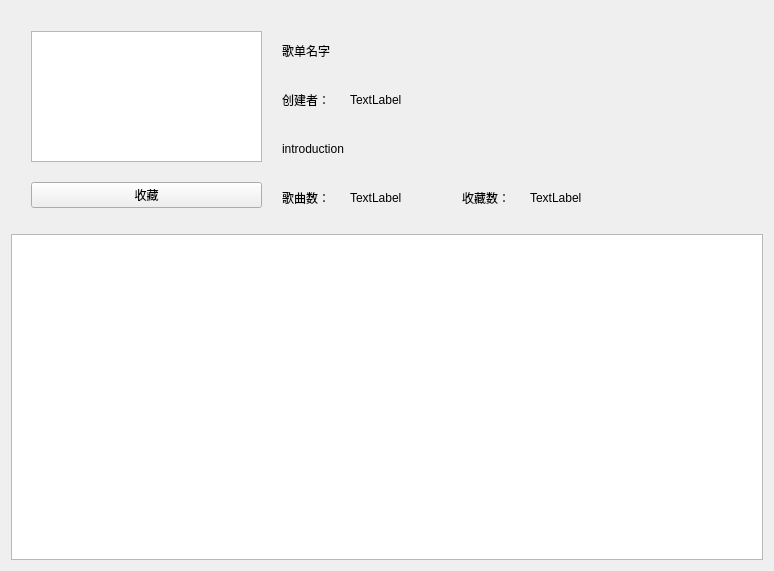
<?xml version="1.0" encoding="UTF-8"?>
<ui version="4.0">
 <class>PlayList</class>
 <widget class="QWidget" name="PlayList">
  <property name="geometry">
   <rect>
    <x>0</x>
    <y>0</y>
    <width>774</width>
    <height>571</height>
   </rect>
  </property>
  <property name="windowTitle">
   <string>Form</string>
  </property>
  <layout class="QVBoxLayout" name="verticalLayout_4">
   <item>
    <layout class="QVBoxLayout" name="verticalLayout_2" stretch="2,3">
     <item>
      <layout class="QHBoxLayout" name="horizontalLayout_3" stretch="1,2">
       <property name="spacing">
        <number>20</number>
       </property>
       <property name="leftMargin">
        <number>20</number>
       </property>
       <property name="topMargin">
        <number>20</number>
       </property>
       <property name="rightMargin">
        <number>20</number>
       </property>
       <property name="bottomMargin">
        <number>20</number>
       </property>
       <item>
        <layout class="QVBoxLayout" name="verticalLayout_8">
         <item>
          <widget class="QGraphicsView" name="graphicsView"/>
         </item>
         <item>
          <widget class="QPushButton" name="pushButton">
           <property name="text">
            <string>收藏</string>
           </property>
          </widget>
         </item>
        </layout>
       </item>
       <item>
        <layout class="QVBoxLayout" name="verticalLayout_5" stretch="3,1,3,1">
         <item>
          <widget class="QLabel" name="label">
           <property name="styleSheet">
            <string notr="true">font: 20pt &quot;微软雅黑&quot;;</string>
           </property>
           <property name="text">
            <string>歌单名字</string>
           </property>
          </widget>
         </item>
         <item>
          <layout class="QHBoxLayout" name="horizontalLayout_6">
           <item>
            <widget class="QLabel" name="label_2">
             <property name="text">
              <string>创建者：</string>
             </property>
            </widget>
           </item>
           <item>
            <widget class="QLabel" name="label_4">
             <property name="text">
              <string>TextLabel</string>
             </property>
            </widget>
           </item>
           <item>
            <spacer name="horizontalSpacer">
             <property name="orientation">
              <enum>Qt::Horizontal</enum>
             </property>
             <property name="sizeHint" stdset="0">
              <size>
               <width>40</width>
               <height>20</height>
              </size>
             </property>
            </spacer>
           </item>
          </layout>
         </item>
         <item>
          <widget class="QLabel" name="label_3">
           <property name="text">
            <string>introduction</string>
           </property>
          </widget>
         </item>
         <item>
          <layout class="QHBoxLayout" name="horizontalLayout_7">
           <item>
            <layout class="QHBoxLayout" name="horizontalLayout_9">
             <item>
              <widget class="QLabel" name="label_5">
               <property name="text">
                <string>歌曲数：</string>
               </property>
              </widget>
             </item>
             <item>
              <widget class="QLabel" name="label_8">
               <property name="text">
                <string>TextLabel</string>
               </property>
              </widget>
             </item>
             <item>
              <spacer name="horizontalSpacer_2">
               <property name="orientation">
                <enum>Qt::Horizontal</enum>
               </property>
               <property name="sizeHint" stdset="0">
                <size>
                 <width>40</width>
                 <height>20</height>
                </size>
               </property>
              </spacer>
             </item>
            </layout>
           </item>
           <item>
            <layout class="QHBoxLayout" name="horizontalLayout_10">
             <item>
              <widget class="QLabel" name="label_6">
               <property name="text">
                <string>收藏数：</string>
               </property>
              </widget>
             </item>
             <item>
              <widget class="QLabel" name="label_7">
               <property name="text">
                <string>TextLabel</string>
               </property>
              </widget>
             </item>
             <item>
              <spacer name="horizontalSpacer_3">
               <property name="orientation">
                <enum>Qt::Horizontal</enum>
               </property>
               <property name="sizeHint" stdset="0">
                <size>
                 <width>40</width>
                 <height>20</height>
                </size>
               </property>
              </spacer>
             </item>
            </layout>
           </item>
           <item>
            <spacer name="horizontalSpacer_4">
             <property name="orientation">
              <enum>Qt::Horizontal</enum>
             </property>
             <property name="sizeHint" stdset="0">
              <size>
               <width>40</width>
               <height>20</height>
              </size>
             </property>
            </spacer>
           </item>
          </layout>
         </item>
        </layout>
       </item>
      </layout>
     </item>
     <item>
      <layout class="QHBoxLayout" name="horizontalLayout_4">
       <item>
        <widget class="QTableView" name="PlaylistMusicList"/>
       </item>
      </layout>
     </item>
    </layout>
   </item>
  </layout>
 </widget>
 <resources/>
 <connections/>
</ui>
